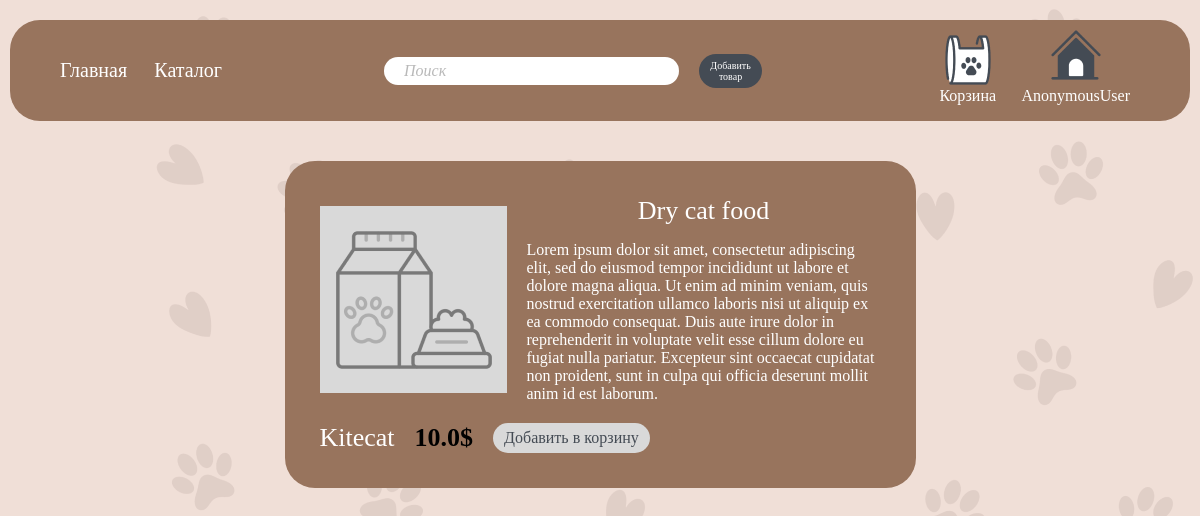
/shop/product/1, run on the app's committed database.
### shop/models.py (models this page shows, shortened)
class Product(models.Model):
    class Available(models.IntegerChoices):
        OUT = 0, 'Out stock'
        ON = 1, 'On stock'
    title = models.CharField(max_length=60)
    description = models.CharField(max_length=80)
    information = models.TextField(null=True)
    price = models.FloatField()
    is_available = models.BooleanField(choices=Available.choices, default=Available.ON)
    animal = models.ManyToManyField(Animal)
    catalog = models.ForeignKey(Catalog, on_delete=models.PROTECT)
    objects = models.Manager()
    available = Available_Products()
    class Meta():
        verbose_name = 'Product'
        verbose_name_plural = 'Products'

### shop/views.py (the view)
# urls.py: path('product/<int:prdt_id>', views.product, name='product'),
def product(request, prdt_id):
    product = get_object_or_404(Product, pk=prdt_id)
    info = {
        'product': product,
        }
    return render (request, 'shop/product.html', info)

### templates/shop/product.html (shortened to what this page needs)
{% extends 'shop/layout.html' %}
{% block content %}
    <div class="wrapper">
        <div class="product">
            <div class="product_info-up">
                <img src="/static/img/shop/no-product-img.png" alt="no-img">
                <div class="product_info-text">
                    <span>{{ product.description }}</span>
                    <p>{{ product.information }}</p>
                </div>
            </div>
            <div class="product_info-down">
                <span>{{ product.title }}</span>
                <h3>{{ product.price }}$</h3>
                <a href="{% url 'order' product.id %}"><button>Добавить в корзину</button></a>
            </div>
        </div>
    </div>
{% endblock %}

### static/css/shop.css (style rules this page uses)
* { margin: 0; padding: 0; font-family: 'Mister Brush'; font-style: normal; }
html, body, header { max-width: 1440px; width: 100%; display: flex; align-items: center; flex-direction: column; background-image: url("/static/img/shop/shop-background.png"); }
.wrapper { max-width: 1140px; width: 85%; display: flex; justify-content: space-between; align-items: center; flex-direction: column; margin-top: 40px; gap: 50px; }
button { background-color: #D9D9D9; border: 1px solid transparent; border-radius: 20px; font-weight: 300; font-size: 16px; color:#444B54; padding: 5px 10px 5px 10px; }
.product { width: 55%; background-color: #98745D; display: flex; align-items: stretch; flex-direction: column; gap: 20px; padding: 35px; border-radius: 30px; }
.product_info-up { display: flex; align-items: center; flex-direction: row; gap: 20px }
.product_info-down { display: flex; align-items: flex-start; justify-content: flex-start; flex-direction: row; gap: 20px }
.product_info-text { display: flex; align-items: center; flex-direction: column; gap: 15px; }
.product span { font-size: 26px; color: white; }
.product p { font-size: 16px; color: white; }
.product h3 { font-size: 26px; color: black; }

### data on the page
Product: description "Dry cat food", information "Lorem ipsum dolor sit amet, consectetur adipiscing elit, sed do eiusmod tempor incididunt ut labore et dolore magna aliqua. Ut enim ad minim veniam, quis nostrud exercitation ullamco laboris nisi ut aliquip ex ea commodo consequat. Duis aute irure dolor in reprehenderit in voluptate velit esse cillum dolore eu fugiat nulla pariatur. Excepteur sint occaecat cupidatat non proident, sunt in culpa qui officia deserunt mollit anim id est laborum.", title "Kitecat", price "10.0"

### other printed values
{{ user }} "AnonymousUser"
